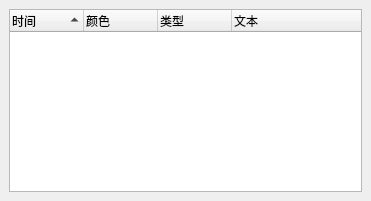
<?xml version="1.0" encoding="UTF-8"?>
<ui version="4.0">
 <class>BookmarkBrowser</class>
 <widget class="QDockWidget" name="BookmarkBrowser">
  <property name="geometry">
   <rect>
    <x>0</x>
    <y>0</y>
    <width>371</width>
    <height>201</height>
   </rect>
  </property>
  <property name="allowedAreas">
   <set>Qt::LeftDockWidgetArea|Qt::RightDockWidgetArea</set>
  </property>
  <property name="windowTitle">
   <string>书签浏览器</string>
  </property>
  <widget class="QWidget" name="dockWidgetContents">
   <layout class="QVBoxLayout" name="verticalLayout">
    <item>
     <widget class="QTreeWidget" name="treeWidget">
      <property name="selectionMode">
       <enum>QAbstractItemView::ExtendedSelection</enum>
      </property>
      <property name="rootIsDecorated">
       <bool>false</bool>
      </property>
      <property name="sortingEnabled">
       <bool>true</bool>
      </property>
      <property name="columnCount">
       <number>4</number>
      </property>
      <attribute name="headerVisible">
       <bool>true</bool>
      </attribute>
      <attribute name="headerDefaultSectionSize">
       <number>74</number>
      </attribute>
      <attribute name="headerShowSortIndicator" stdset="0">
       <bool>true</bool>
      </attribute>
      <attribute name="headerStretchLastSection">
       <bool>true</bool>
      </attribute>
      <column>
       <property name="text">
        <string>时间</string>
       </property>
      </column>
      <column>
       <property name="text">
        <string>颜色</string>
       </property>
      </column>
      <column>
       <property name="text">
        <string>类型</string>
       </property>
      </column>
      <column>
       <property name="text">
        <string>文本</string>
       </property>
      </column>
     </widget>
    </item>
   </layout>
  </widget>
 </widget>
 <resources/>
 <connections/>
</ui>
